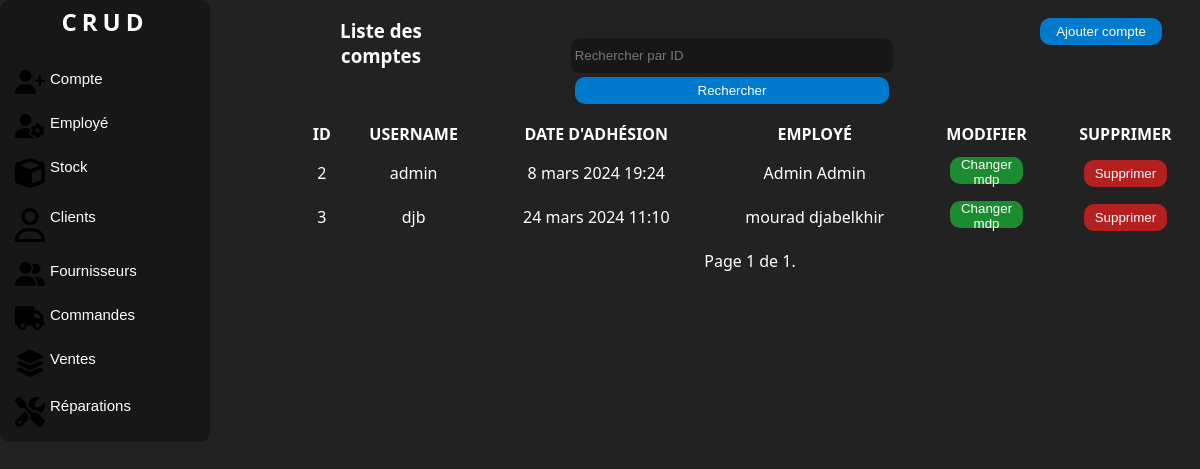
The app's page /comptes/ (signed in), older data.
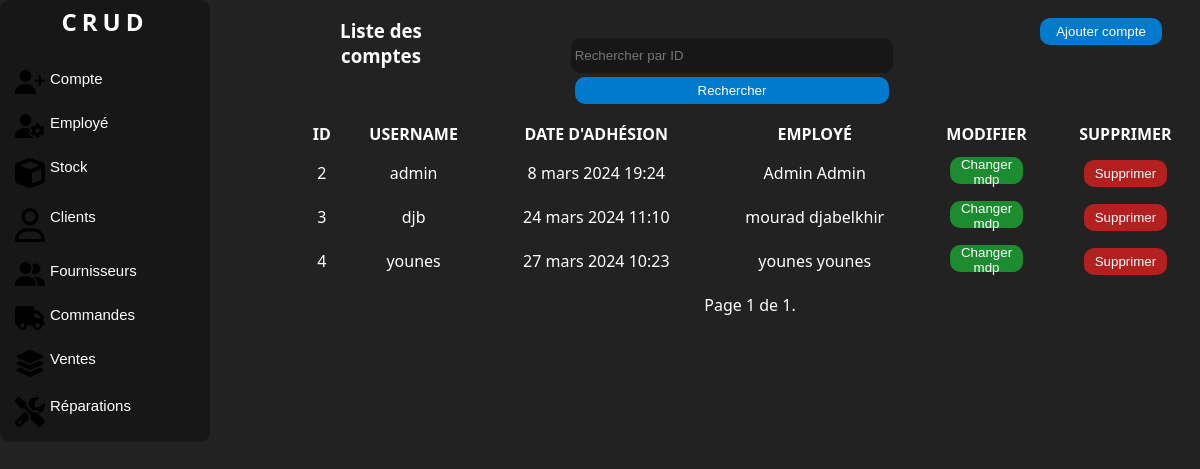
The same page, newer data.
### manager/models.py (models this page shows, shortened)
class Account(AbstractBaseUser, PermissionsMixin):
    username = models.CharField(_('Username'), max_length=150, unique=True)
    is_active = models.BooleanField(_('Active'), db_column='Actif', default=True)
    date_joined = models.DateTimeField(_('Date joined'), db_column='Date d\'adhésion', auto_now_add=True)
    groups = models.ManyToManyField(Group, verbose_name=_('Groups'), blank=True)
    employee = models.OneToOneField('Employee', on_delete=models.CASCADE, db_column='Employé', null=True, blank=True)
    objects = CustomUserManager()
    USERNAME_FIELD = 'username'
    REQUIRED_FIELDS = []
    class Meta:
        db_table = 'Compte'
        verbose_name = _('Account')
        verbose_name_plural = _('Accounts')

class Employee(models.Model):
    first_name = models.CharField(max_length=100, db_column='Prénom')
    last_name = models.CharField(max_length=100, db_column='Nom')
    phone = PhoneNumberField(unique=True, region='DZ', db_column='Téléphone')
    email = models.EmailField(unique=True, db_column='Email')
    address = models.TextField(db_column='Adresse')
    ROLES_CHOICES = [
        ('Admin', _('Admin')),
        ('Employé', _('Employé')),
    ]
    role = models.CharField(_('Role'), max_length=100, choices=ROLES_CHOICES, default='Employé', db_column='Rôle')
    salary = models.DecimalField(max_digits=10, decimal_places=2, null=True, blank=True, db_column='Salaire')
    class Meta:
        db_table = 'Employé'
        verbose_name = _('Employee')
        verbose_name_plural = _('Employees')
    def __str__(self):
        return f"{self.first_name} {self.last_name}"

### manager/views.py (the view, shortened to what this page needs)
# urls.py: path('comptes/', views.AccountListView.as_view(), name='account-list'),
class AccountListView(UserPassesTestMixin, LoginRequiredMixin, ListView):
    model = Account
    template_name = 'listecompte.html'
    context_object_name = 'accounts'
    paginate_by = 10
    form_class = FilterForm
    def get_queryset(self):
        queryset = super().get_queryset()
        query = self.request.GET.get('query')
        if query:
            queryset = queryset.filter(id=query)
        return queryset
    def get_context_data(self, **kwargs):
        context = super().get_context_data(**kwargs)
        context['form'] = FilterForm(self.request.GET)
        return context
    def test_func(self):
        return self.request.user.groups.filter(name='Admin').exists()

### manager/forms.py
class FilterForm(forms.Form):
    query = forms.IntegerField(label='', required=False,
                               widget=forms.TextInput(attrs={'placeholder': 'Rechercher par ID'}))

### manager/templatetags/auth_extras.py (called while the page is built)
@register.filter(name='has_group')
def has_group(user, group_name):
    group = Group.objects.get(name=group_name)
    return True if group in user.groups.all() else False

### manager/templates/listecompte.html (shortened to what this page needs)
{% load static %}
{% load auth_extras %}
<!DOCTYPE html>
<html lang="en">
<head>
    <link rel="stylesheet" href="{% static 'css/style.css' %}">
    <link rel="stylesheet" href="{% static 'css/accueil.css' %}">
</head>
<body>
<div class="corp">
    <div class="nav">
        <div class="logo">
            <a href="{% url 'home' %}" class="link"><h2>CRUD</h2></a>
        </div>
        <br>
        {% if request.user|has_group:"Admin" %}
        <button class="value">
            <a class="link" href="{% url 'account-list' %}"> Compte </a>
        </button>
        <button class="value">
            <a class="link" href="{% url 'employee-list' %}">Employé </a>
        </button>
        {% endif %}
        <button class="value">
            <a class="link" href="{% url 'products-list' %}"> Stock </a>
        </button>
        <button class="value">
            <a class="link" href="{% url 'client-list' %}"> Clients </a>
        </button>
        <button class="value">
            <a class="link" href="{% url 'supplier-list' %}"> Fournisseurs </a>
        </button>
        <button class="value">
            <a class="link" href="{% url 'purchase-order-list' %}">Commandes </a>
        </button>
        <button class="value">
            <a class="link" href="{% url 'sale-list' %}">Ventes </a>
        </button>
        <button class="value">
            <a class="link" href="{% url 'repair-list' %}"> Réparations </a>
        </button>
    </div>
    <div class="liste">
        <div class="c1">
            <div class="colone1"><h3>Liste des comptes</h3></div>
            <div class="colone1" >
                <form method="GET" action="">
                    {{ form }}
                    <button class="button" type="submit">Rechercher</button>
                </form>
            </div>
            <div class="colone1">
                <button class="button"><a href="{% url 'add-account' %}" class="link">Ajouter compte</a></button>
            </div>
        </div>
        <div class="c2">
            {% if accounts %}
            <table>
                <thead>
                <tr>
                    <th>Id</th>
                    <th>Username</th>
                    <th>Date d'adhésion</th>
                    <th>Employé</th>
                    <th>Modifier</th>
                    <th>Supprimer</th>
                </tr>
                </thead>
                <tbody id="tbody">
                {% for account in accounts %}
                <tr>
                    <td>{{ account.id }}</td>
                    <td>{{ account.username }}</td>
                    <td>{{ account.date_joined }}</td>
                    <td>{{ account.employee }}</td>
                    <td>
                        <button class="button" id="modifier"
                                onclick="location.href='{% url 'update-account' account.id %}';">Changer mdp
                        </button>
                    </td>
                    <td>
                        <button class="button" id="supprimer"
                                onclick="location.href='{% url 'delete-account' account.id %}';">Supprimer
                        </button>
                    </td>
                </tr>
                {% endfor %}
                </tbody>
            </table>
            {% else %}
            <p>Pas de comptes trouvés.</p>
            {% endif %}
            <div class="pagination">
                <span class="step-links">
                    <span class="current">
                        Page {{ page_obj.number }} de {{ page_obj.paginator.num_pages }}.
                    </span>
                </span>
            </div>
        </div>
    </div>
</body>
</html>

Row changes from the older to the newer data that the page shows:
added Account: id "4", username "younes", date_joined "27 mars 2024 10:23", employee "younes younes"
